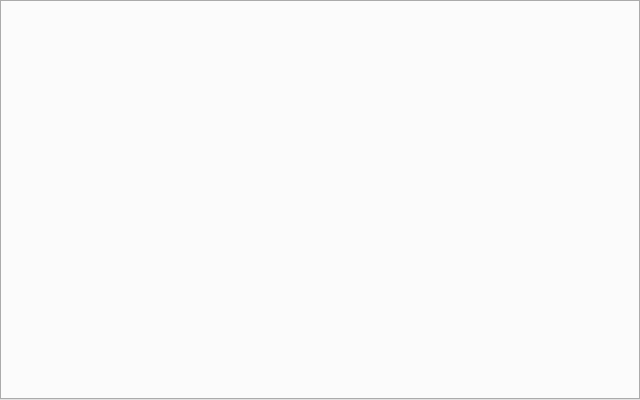
<?xml version="1.0" encoding="UTF-8"?>
<ui version="4.0">
 <class>Dashboard</class>
 <widget class="QWidget" name="Dashboard">
  <property name="geometry">
   <rect>
    <x>0</x>
    <y>0</y>
    <width>640</width>
    <height>400</height>
   </rect>
  </property>
  <property name="sizePolicy">
   <sizepolicy hsizetype="Expanding" vsizetype="Expanding">
    <horstretch>0</horstretch>
    <verstretch>0</verstretch>
   </sizepolicy>
  </property>
  <property name="windowTitle">
   <string>Form</string>
  </property>
  <layout class="QGridLayout" name="gridLayout_2">
   <property name="leftMargin">
    <number>0</number>
   </property>
   <property name="topMargin">
    <number>0</number>
   </property>
   <property name="rightMargin">
    <number>0</number>
   </property>
   <property name="bottomMargin">
    <number>0</number>
   </property>
   <property name="spacing">
    <number>0</number>
   </property>
   <item row="0" column="0">
    <widget class="QTabWidget" name="tabWidget">
    </widget>
   </item>
  </layout>
 </widget>
 <resources/>
 <connections/>
</ui>
